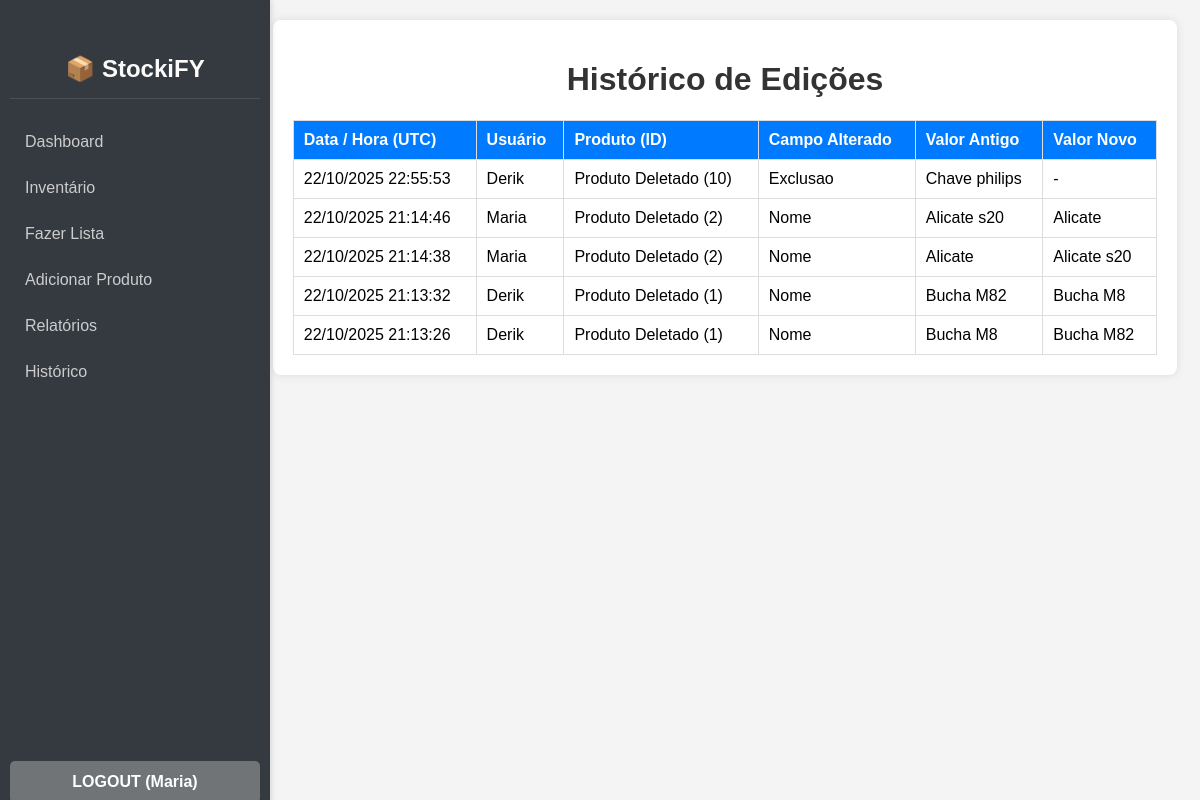
Screenshot of /historico (signed in) with the database file from the repository.
### app.py (models this page shows, shortened)
class Usuario(UserMixin, db.Model):
    id = db.Column(db.Integer, primary_key=True)
    username = db.Column(db.String(80), unique=True, nullable=False)
    password_hash = db.Column(db.String(128))

class EditHistory(db.Model):
    id = db.Column(db.Integer, primary_key=True)
    produto_id = db.Column(db.Integer) # Não usar ForeignKey aqui para manter o histórico se o produto for deletado
    user_id = db.Column(db.Integer, db.ForeignKey('usuario.id'), nullable=False)
    campo_alterado = db.Column(db.String(50), nullable=False)
    nome_produto_na_epoca = db.Column(db.String(100)) # Guarda o nome como era
    valor_antigo = db.Column(db.String(255))
    valor_novo = db.Column(db.String(255))
    timestamp = db.Column(db.DateTime, nullable=False, default=datetime.utcnow)
    usuario = db.relationship('Usuario', backref=db.backref('edicoes_feitas', lazy=True))

### app.py (the view)
@app.route('/historico')
@login_required
def historico_page():
    historico_list = EditHistory.query.options(
        joinedload(EditHistory.usuario) # Carrega dados do usuário junto
    ).order_by(EditHistory.timestamp.desc()).all()
    return render_template('historico.html', historico=historico_list)

### app.py (called while the page is built)
@login_manager.user_loader
def load_user(user_id):
    return Usuario.query.get(int(user_id))

### templates/historico.html (shortened to what this page needs)
<!DOCTYPE html>
<html lang="pt-BR">
<head>
    <link rel="stylesheet" href="{{ url_for('static', filename='css/style.css') }}">
</head>
<body>
    <div class="sidebar">
        <h2>📦 StockiFY</h2>
        <a href="{{ url_for('dashboard') }}">Dashboard</a>
        <a href="{{ url_for('inventario') }}">Inventário</a>
        <a href="{{ url_for('lista_pedidos_page') }}">Fazer Lista</a>
        <a href="{{ url_for('adicionar_produto') }}">Adicionar Produto</a>
        <a href="{{ url_for('relatorio_menu') }}">Relatórios</a>
        <a href="{{ url_for('historico_page') }}">Histórico</a> {% if current_user.is_authenticated %}
            <a href="{{ url_for('logout') }}" class="logout-link">LOGOUT ({{ current_user.username | capitalize }})</a>
        {% endif %}
    </div>
    <div class="content">
        <div class="container">
            <h1>Histórico de Edições</h1>
            {% if historico %}
            <table class="table-inventory"> <thead>
                    <tr>
                        <th>Data / Hora (UTC)</th>
                        <th>Usuário</th>
                        <th>Produto (ID)</th>
                        <th>Campo Alterado</th>
                        <th>Valor Antigo</th>
                        <th>Valor Novo</th>
                    </tr>
                </thead>
                <tbody>
                    {% for item in historico %}
                    <tr>
                        <td>{{ item.timestamp.strftime('%d/%m/%Y %H:%M:%S') }}</td>
                        <td>{{ item.usuario.username | capitalize if item.usuario else 'Usuário Deletado' }}</td>
                        <td>{{ item.produto.nome if item.produto else 'Produto Deletado' }} ({{ item.produto_id }})</td>
                        <td>{{ item.campo_alterado | capitalize }}</td>
                        <td>{{ item.valor_antigo }}</td>
                        <td>{{ item.valor_novo }}</td>
                    </tr>
                    {% endfor %}
                </tbody>
            </table>
            {% else %}
            <p>Nenhum histórico de edições encontrado.</p>
            {% endif %}
        </div>
    </div>
</body>
</html>

### static/css/style.css (style rules this page uses)
body { font-family: Arial, sans-serif; margin: 0; background-color: #f4f4f4; display: flex; }
.content { margin-left: 250px; padding: 20px; flex-grow: 1; }
.container { max-width: 95%; margin: auto; background: white; padding: 20px; border-radius: 8px; box-shadow: 0 0 10px rgba(0, 0, 0, 0.1); }
h1 { text-align: center; color: #333; }
h2 { border-bottom: 2px solid #ccc; padding-bottom: 5px; margin-top: 30px; }
.sidebar { width: 250px; background-color: #343a40; color: white; box-shadow: 2px 0 5px rgba(0, 0, 0, 0.1); height: 100vh; position: fixed; display: flex; flex-direction: column; padding: 10px; }
.sidebar h2 { text-align: center; margin-bottom: 20px; padding: 15px 0; color: #fcfbfa; border-bottom: 1px solid #495057; }
.sidebar a { padding: 12px 15px; text-decoration: none; font-size: 16px; color: #ccc; display: block; border-radius: 5px; margin: 2px 0; transition: background-color 0.2s ease, color 0.2s ease, transform 0.1s ease; }
.logout-link { position: absolute; bottom: 15px; left: 10px; width: calc(100% - 20px); box-sizing: border-box; padding: 15px 0; text-align: center; background-color: #c4c4c46b; color: white !important; font-weight: bold; text-decoration: none; border-radius: 5px; margin: 0; border-top: none; transition: background-color 0.2s ease, transform 0.1s ease; }
table { width: 100%; border-collapse: collapse; margin-top: 20px; }
th, td { border: 1px solid #ddd; padding: 10px; text-align: left; vertical-align: middle; }
.table-inventory th { background-color: #007bff; color: white; }
.table-inventory tbody tr, .table-pedidos tbody tr { transition: background-color 0.15s ease-in-out; }
.table-inventory td:last-child { white-space: nowrap; }

### rows the page displays
Usuario: username "Maria"
EditHistory: timestamp "22/10/2025 22:55:53", usuario.username "Derik", produto "Produto Deletado", produto_id "10", campo_alterado "Exclusao", valor_antigo "Chave philips", valor_novo "-"
EditHistory: timestamp "22/10/2025 21:14:46", usuario.username "Maria", produto "Produto Deletado", produto_id "2", campo_alterado "Nome", valor_antigo "Alicate s20", valor_novo "Alicate"
EditHistory: timestamp "22/10/2025 21:14:38", usuario.username "Maria", produto "Produto Deletado", produto_id "2", campo_alterado "Nome", valor_antigo "Alicate", valor_novo "Alicate s20"
EditHistory: timestamp "22/10/2025 21:13:32", usuario.username "Derik", produto "Produto Deletado", produto_id "1", campo_alterado "Nome", valor_antigo "Bucha M82", valor_novo "Bucha M8"
EditHistory: timestamp "22/10/2025 21:13:26", usuario.username "Derik", produto "Produto Deletado", produto_id "1", campo_alterado "Nome", valor_antigo "Bucha M8", valor_novo "Bucha M82"
